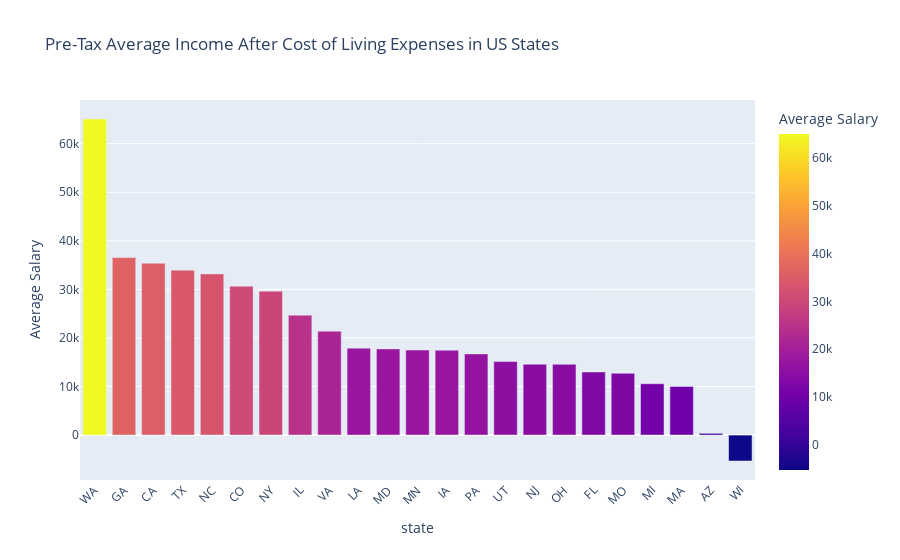

The code cell stored with this chart in its notebook:
### Code cell
df = df.sort_values(by='avg_salary_after_COL', ascending=False)
df=df[df.state!='Remote']
df=df[df.observations>=5]
fig = px.bar(df,
             x='state',
             y='avg_salary_after_COL',
             title='Pre-Tax Average Income After Cost of Living Expenses in US States',
             labels={'avg_salary_after_COL': 'Average Salary', 'Unfiltered_State': 'State'},
             color='avg_salary_after_COL')
fig.update_layout(xaxis_tickangle=-45)
fig.show()

### Figure 1 — Plotly figure (JSON) as saved in the notebook; plotly's stock layout.template omitted (floating-point values rounded to 4 significant figures)
{"data": [{"alignmentgroup": "True", "hovertemplate": "state=%{x}<br>Average Salary=%{marker.color}<extra></extra>", "legendgroup": "", "marker": {"color": [65090.0, 36550.0, 35390.0, 33960.0, 33190.0, 30670.0, 29640.0, 24700.0, 21400.0, 17900.0, 17750.0, 17510.0, 17490.0, 16710.0, 15130.0, 14590.0, 14580.0, 13000.0, 12730.0, 10570.0, 10030.0, 361.6, -5338.0], "coloraxis": "coloraxis", "pattern": {"shape": ""}}, "name": "", "offsetgroup": "", "orientation": "v", "showlegend": false, "textposition": "auto", "type": "bar", "x": ["WA", "GA", "CA", "TX", "NC", "CO", "NY", "IL", "VA", "LA", "MD", "MN", "IA", "PA", "UT", "NJ", "OH", "FL", "MO", "MI", "MA", "AZ", "WI"], "xaxis": "x", "y": [65090.0, 36550.0, 35390.0, 33960.0, 33190.0, 30670.0, 29640.0, 24700.0, 21400.0, 17900.0, 17750.0, 17510.0, 17490.0, 16710.0, 15130.0, 14590.0, 14580.0, 13000.0, 12730.0, 10570.0, 10030.0, 361.6, -5338.0], "yaxis": "y"}], "layout": {"barmode": "relative", "coloraxis": {"colorbar": {"title": {"text": "Average Salary"}}, "colorscale": [[0, "#0d0887"], [0.1111, "#46039f"], [0.2222, "#7201a8"], [0.3333, "#9c179e"], [0.4444, "#bd3786"], [0.5556, "#d8576b"], [0.6667, "#ed7953"], [0.7778, "#fb9f3a"], [0.8889, "#fdca26"], [1, "#f0f921"]]}, "legend": {"tracegroupgap": 0}, "title": {"text": "Pre-Tax Average Income After Cost of Living Expenses in US States"}, "xaxis": {"anchor": "y", "domain": [0, 1], "tickangle": -45, "title": {"text": "state"}}, "yaxis": {"anchor": "x", "domain": [0, 1], "title": {"text": "Average Salary"}}}}
